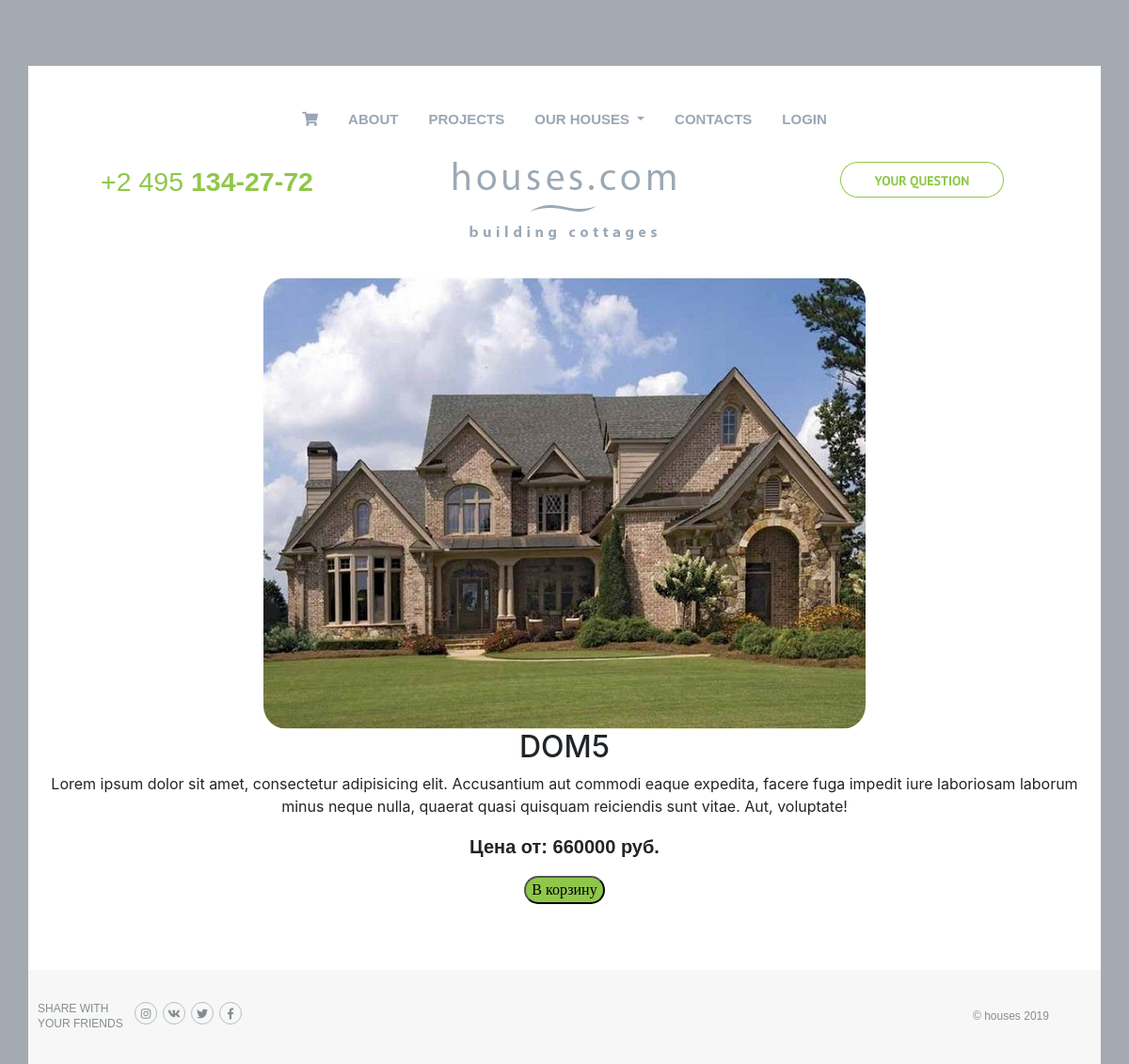
/product/5/, run on the app's committed database.
### mainapp/models.py (models this page shows, shortened)
class Product(models.Model):
    name = models.CharField(max_length=32, unique=True, verbose_name='Название продукта')
    info = models.TextField(verbose_name='Описание продукта')
    price = models.PositiveIntegerField(verbose_name='Цена')
    img = models.ImageField(upload_to='products/%Y/%m/%d', verbose_name='Картинка продукта')
    category = models.ForeignKey(Category, on_delete=models.SET_NULL, null=True, blank=True, verbose_name='Проект')
    quantity = models.PositiveIntegerField(verbose_name='Количество на складе', default=0)
    is_active = models.BooleanField(verbose_name='активен', default=True)

### mainapp/views.py (the view)
# urls.py: path('product/<pk>/', product, name='product'),
def product(request, pk):
    one_product = get_product(pk) # кэшируем продукт
    content = {
        'product': one_product
    }
    return render(request, 'mainapp/product.html', content)

### mainapp/context_processors.py (called while the page is built)
def basket(request):
    basket = []
    if request.user.is_authenticated:
        basket = Basket.objects.filter(user=request.user)
    return {
        'basket': basket
    }

def get_categories(request):
    categories = get_links_menu() # кэшируем категории
    return {
        'categories': categories
    }

### mainapp/views.py (called while the page is built)
def get_links_menu():
    if settings.LOW_CACHE:
        key = 'links_menu'
        links_menu = cache.get(key)
        if links_menu is None:
            links_menu = Category.objects.filter(is_active=True)
            cache.set(key, links_menu)
        return links_menu
    else:
        return Category.objects.filter(is_active=True)

def get_product(pk):
    if settings.LOW_CACHE:
        key = 'product_{}'.format(pk)
        product = cache.get(key)
        if product is None:
            product = get_object_or_404(Product, pk=pk)
            cache.set(key, product)
        return product
    else:
        return get_object_or_404(Product, pk=pk)

### mainapp/templates/mainapp/product.html (shortened to what this page needs)
{% extends 'mainapp/base.html' %}
{% load static %}
{% block content %}
    <div class="col-12 text-center product typeItem">
        <img src={{ product.img.url }} alt="1">
        <h2>{{ product.name }}</h2>
        <p>{{ product.info }}</p>
        <p class="price">Цена от: {{ product.price }} руб.</p>
        <a href={% url 'basketapp:add' pk=product.pk %}>
            <button class="itemBtn">В корзину</button>
    </div>
{% endblock %}

### static/style.css (style rules this page uses)
body { background: #a3aab1; }
.typeItem { margin: 15px 0; }
.typeItem h2 { text-transform: uppercase; }
.typeItem img { max-width: 100%; }
.price { font-weight: bold; font-family: "Ubuntu Light", sans-serif; font-size: 20px; }
.itemBtn { background: #8fc74a; border-radius: 50px; text-align: center; font-family: Algerian sans-serif; margin-bottom: 30px; }
.product img { border-radius: 25px; }

### data on the page
Product: img (picture), name "DOM5", info "Lorem ipsum dolor sit amet, consectetur adipisicing elit. Accusantium aut commodi eaque expedita, facere fuga impedit iure laboriosam laborum minus neque nulla, quaerat quasi quisquam reiciendis sunt vitae. Aut, voluptate!", price "660000"
